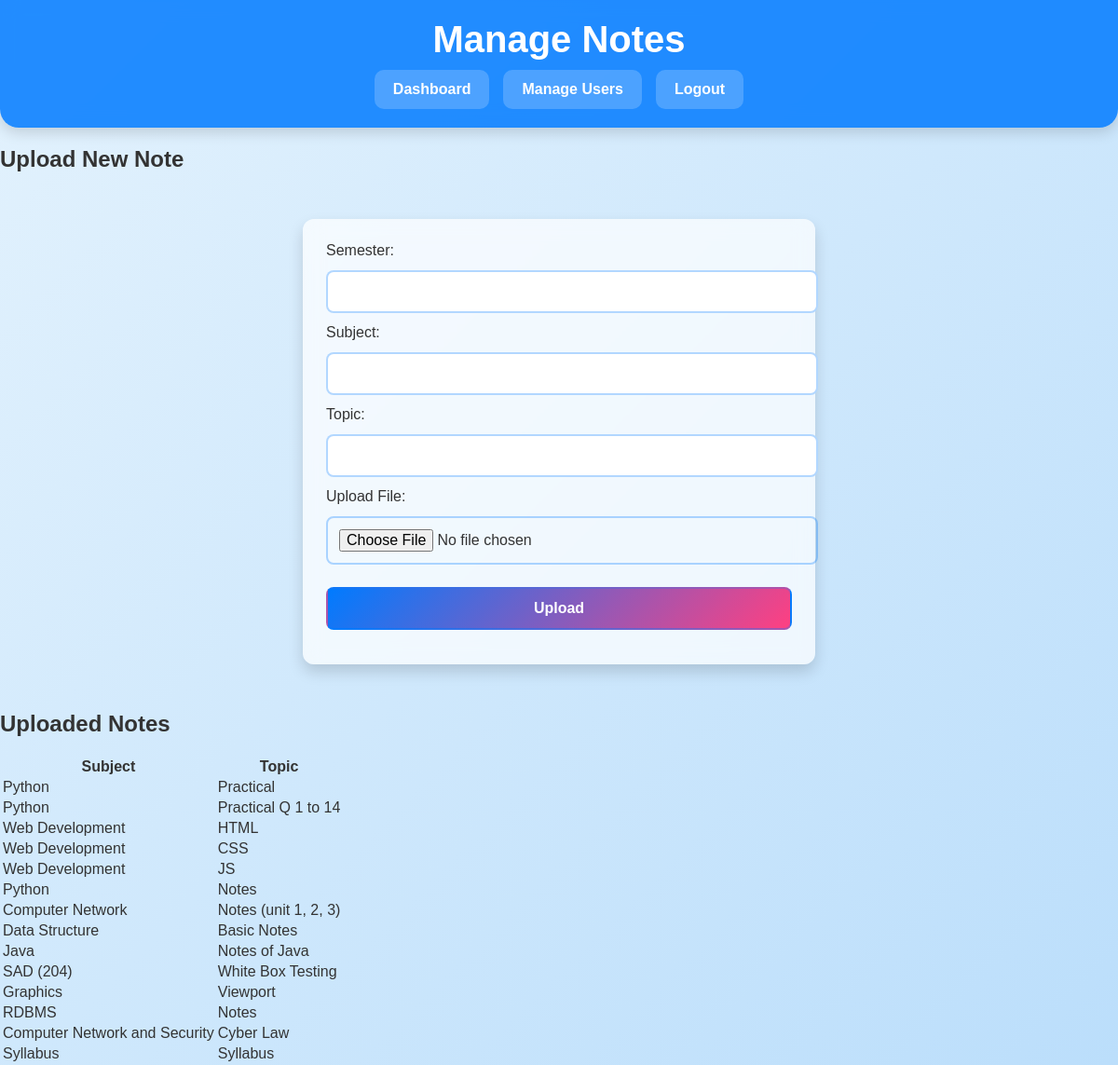
Page /admin/notes (signed in) on the committed database.
### app.py (models this page shows)
class Note(db.Model):
    id = db.Column(db.Integer, primary_key=True)
    semester = db.Column(db.String(50), nullable=False)
    subject = db.Column(db.String(100), nullable=False)
    topic = db.Column(db.String(200), nullable=False)
    file_path = db.Column(db.String(200), nullable=False)
    uploaded_by = db.Column(db.Integer, db.ForeignKey('user.id'))

### app.py (the view, shortened to what this page needs)
@app.route('/admin/notes', methods=['GET', 'POST'])
def manage_notes():
    if 'user_id' not in session or session['role'] != 'admin':
        return redirect(url_for('login'))
    notes = Note.query.all()
    return render_template('manage_notes.html', notes=notes)

### templates/manage_notes.html (shortened to what this page needs)
<!DOCTYPE html>
<html lang="en">
<head>
    <link rel="stylesheet" href="/static/styles.css">
</head>
<body>
    <header>
        <h1>Manage Notes</h1>
        <nav>
            <a href="/admin">Dashboard</a>
            <a href="{{ url_for('manage_users') }}">Manage Users</a>
            <a href="/logout">Logout</a>
        </nav>
    </header>
    <main>
        <h2>Upload New Note</h2>
        <form method="POST" enctype="multipart/form-data">
            <label for="semester">Semester:</label>
            <input type="text" name="semester" required>
            <label for="subject">Subject:</label>
            <input type="text" name="subject" required>
            <label for="topic">Topic:</label>
            <input type="text" name="topic" required>
            <label for="file">Upload File:</label>
            <input type="file" name="file" required>
            <button type="submit">Upload</button>
        </form>
        <h2>Uploaded Notes</h2>
        <table>
            <thead>
                <tr>
                    <th>Subject</th>
                    <th>Topic</th>
                </tr>
            </thead>
            <tbody>
                {% for note in notes %}
                <tr>
                    <td>{{ note.subject }}</td>
                    <td>{{ note.topic }}</td>
                </tr>
                {% endfor %}
            </tbody>
        </table>
    </main>
</body>
</html>

### static/styles.css (style rules this page uses)
body { font-family: 'Poppins', sans-serif; margin: 0; padding: 0; background: linear-gradient(135deg, #e3f2fd, #bbdefb); color: #333; display: flex; flex-direction: column; min-height: 100vh; }
a { text-decoration: none; color: #007bff; font-weight: 600; transition: all 0.3s ease-in-out; }
header { background: rgba(0, 123, 255, 0.85); color: white; padding: 20px 0; text-align: center; width: 100%; box-shadow: 0 5px 15px rgba(0, 0, 0, 0.15); backdrop-filter: blur(10px); border-bottom-left-radius: 20px; border-bottom-right-radius: 20px; }
header h1 { margin: 0; font-size: 2.5rem; font-weight: 700; }
nav { display: flex; justify-content: center; gap: 15px; margin-top: 10px; flex-wrap: wrap; }
nav a { color: white; font-weight: bold; padding: 12px 20px; border-radius: 10px; background: rgba(255, 255, 255, 0.2); transition: all 0.3s ease-in-out; }
form { background: rgba(255, 255, 255, 0.7); padding: 25px; border-radius: 12px; box-shadow: 0 8px 16px rgba(0, 0, 0, 0.15); max-width: 500px; margin: 50px auto; backdrop-filter: blur(10px); }
form input, form select, form button { width: 100%; padding: 12px; margin: 12px 0; border: 2px solid rgba(0, 123, 255, 0.3); border-radius: 8px; font-size: 1rem; outline: none; }
button { padding: 12px 20px; background: linear-gradient(135deg, #007bff, #ff4081); color: white; border: none; border-radius: 8px; cursor: pointer; font-size: 1.1rem; font-weight: bold; transition: all 0.3s ease-in-out; }

### rows in the picture
Note: subject "Python", topic "Practical"
Note: subject "Python", topic "Practical Q 1 to 14"
Note: subject "Web Development", topic "HTML"
Note: subject "Web Development", topic "CSS"
Note: subject "Web Development", topic "JS"
Note: subject "Python", topic "Notes"
Note: subject "Computer Network", topic "Notes (unit 1, 2, 3)"
Note: subject "Data Structure", topic "Basic Notes"
Note: subject "Java", topic "Notes of Java"
Note: subject "SAD (204)", topic "White Box Testing"
Note: subject "Graphics", topic "Viewport"
Note: subject "RDBMS", topic "Notes"
Note: subject "Computer Network and Security", topic "Cyber Law"
Note: subject "Syllabus", topic "Syllabus"
